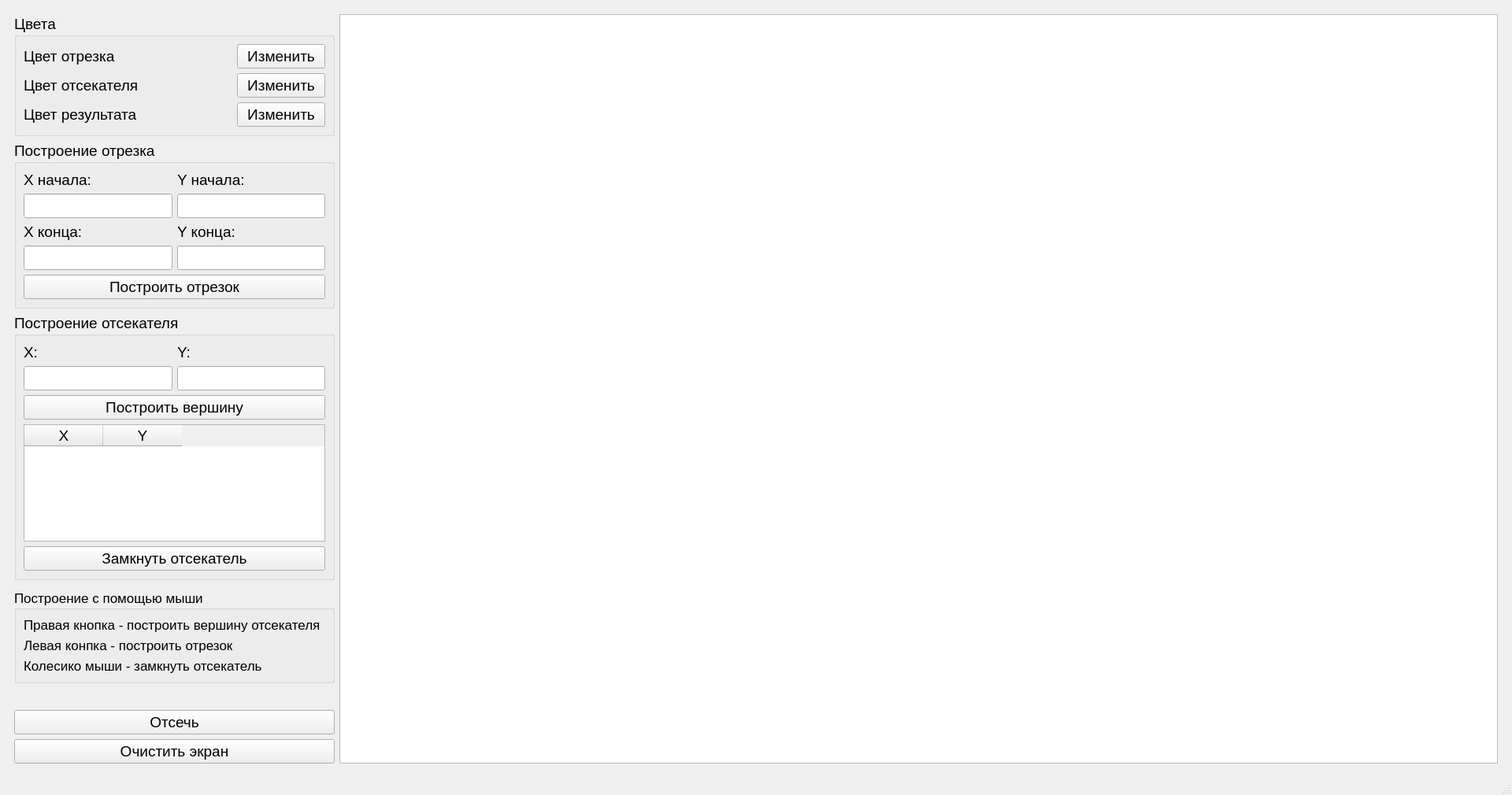
<?xml version="1.0" encoding="UTF-8"?>
<ui version="4.0">
 <class>MainWindow</class>
 <widget class="QMainWindow" name="MainWindow">
  <property name="enabled">
   <bool>true</bool>
  </property>
  <property name="geometry">
   <rect>
    <x>0</x>
    <y>0</y>
    <width>1920</width>
    <height>1010</height>
   </rect>
  </property>
  <property name="sizePolicy">
   <sizepolicy hsizetype="Preferred" vsizetype="Preferred">
    <horstretch>0</horstretch>
    <verstretch>0</verstretch>
   </sizepolicy>
  </property>
  <property name="minimumSize">
   <size>
    <width>1920</width>
    <height>1010</height>
   </size>
  </property>
  <property name="windowTitle">
   <string>MainWindow</string>
  </property>
  <property name="windowOpacity">
   <double>0.000000000000000</double>
  </property>
  <property name="documentMode">
   <bool>false</bool>
  </property>
  <widget class="QWidget" name="centralwidget">
   <layout class="QGridLayout" name="gridLayout_11">
    <item row="0" column="1">
     <widget class="QStackedWidget" name="stackedWidget">
      <property name="minimumSize">
       <size>
        <width>1532</width>
        <height>866</height>
       </size>
      </property>
      <property name="currentIndex">
       <number>0</number>
      </property>
      <widget class="QWidget" name="main_page">
       <property name="minimumSize">
        <size>
         <width>1902</width>
         <height>950</height>
        </size>
       </property>
       <layout class="QGridLayout" name="gridLayout_6">
        <item row="0" column="1" rowspan="12">
         <widget class="QGraphicsView" name="graphics_view">
          <property name="sizePolicy">
           <sizepolicy hsizetype="Minimum" vsizetype="Minimum">
            <horstretch>1</horstretch>
            <verstretch>0</verstretch>
           </sizepolicy>
          </property>
          <property name="verticalScrollBarPolicy">
           <enum>Qt::ScrollBarPolicy::ScrollBarAlwaysOff</enum>
          </property>
          <property name="horizontalScrollBarPolicy">
           <enum>Qt::ScrollBarPolicy::ScrollBarAlwaysOff</enum>
          </property>
         </widget>
        </item>
        <item row="4" column="0">
         <widget class="QGroupBox" name="groupBox_6">
          <property name="sizePolicy">
           <sizepolicy hsizetype="Maximum" vsizetype="Maximum">
            <horstretch>0</horstretch>
            <verstretch>0</verstretch>
           </sizepolicy>
          </property>
          <property name="font">
           <font>
            <pointsize>13</pointsize>
           </font>
          </property>
          <property name="title">
           <string>Построение с помощью мыши</string>
          </property>
          <layout class="QGridLayout" name="gridLayout_7">
           <item row="4" column="0" colspan="2">
            <widget class="QLabel" name="label_11">
             <property name="text">
              <string>Колесико мыши - замкнуть отсекатель</string>
             </property>
            </widget>
           </item>
           <item row="1" column="0" colspan="2">
            <widget class="QLabel" name="label_15">
             <property name="text">
              <string>Левая конпка - построить отрезок</string>
             </property>
            </widget>
           </item>
           <item row="0" column="0">
            <widget class="QLabel" name="label_14">
             <property name="sizePolicy">
              <sizepolicy hsizetype="Preferred" vsizetype="Preferred">
               <horstretch>0</horstretch>
               <verstretch>0</verstretch>
              </sizepolicy>
             </property>
             <property name="text">
              <string>Правая кнопка - построить вершину отсекателя</string>
             </property>
            </widget>
           </item>
          </layout>
         </widget>
        </item>
        <item row="10" column="0">
         <widget class="QPushButton" name="clip_btn">
          <property name="sizePolicy">
           <sizepolicy hsizetype="Preferred" vsizetype="Fixed">
            <horstretch>0</horstretch>
            <verstretch>0</verstretch>
           </sizepolicy>
          </property>
          <property name="font">
           <font>
            <pointsize>14</pointsize>
           </font>
          </property>
          <property name="text">
           <string>Отсечь</string>
          </property>
         </widget>
        </item>
        <item row="11" column="0">
         <widget class="QPushButton" name="clear_btn">
          <property name="sizePolicy">
           <sizepolicy hsizetype="Preferred" vsizetype="Fixed">
            <horstretch>0</horstretch>
            <verstretch>0</verstretch>
           </sizepolicy>
          </property>
          <property name="font">
           <font>
            <pointsize>14</pointsize>
           </font>
          </property>
          <property name="text">
           <string>Очистить экран</string>
          </property>
         </widget>
        </item>
        <item row="1" column="0">
         <widget class="QGroupBox" name="groupBox_3">
          <property name="sizePolicy">
           <sizepolicy hsizetype="Preferred" vsizetype="Maximum">
            <horstretch>0</horstretch>
            <verstretch>0</verstretch>
           </sizepolicy>
          </property>
          <property name="font">
           <font>
            <pointsize>14</pointsize>
           </font>
          </property>
          <property name="title">
           <string>Построение отрезка</string>
          </property>
          <layout class="QGridLayout" name="gridLayout_4">
           <item row="2" column="1">
            <widget class="QLabel" name="label_6">
             <property name="text">
              <string>X конца:</string>
             </property>
            </widget>
           </item>
           <item row="0" column="1">
            <widget class="QLabel" name="label_3">
             <property name="text">
              <string>X начала:</string>
             </property>
            </widget>
           </item>
           <item row="0" column="2">
            <widget class="QLabel" name="label_5">
             <property name="text">
              <string>Y начала:</string>
             </property>
            </widget>
           </item>
           <item row="4" column="1" colspan="2">
            <widget class="QPushButton" name="draw_section_btn">
             <property name="text">
              <string>Построить отрезок</string>
             </property>
            </widget>
           </item>
           <item row="2" column="2">
            <widget class="QLabel" name="label_8">
             <property name="text">
              <string>Y конца:</string>
             </property>
            </widget>
           </item>
           <item row="1" column="1">
            <widget class="QLineEdit" name="x_start_edit"/>
           </item>
           <item row="1" column="2">
            <widget class="QLineEdit" name="y_start_edit"/>
           </item>
           <item row="3" column="1">
            <widget class="QLineEdit" name="x_end_edit"/>
           </item>
           <item row="3" column="2">
            <widget class="QLineEdit" name="y_end_edit"/>
           </item>
          </layout>
         </widget>
        </item>
        <item row="5" column="0" rowspan="5">
         <widget class="QLabel" name="label_4">
          <property name="font">
           <font>
            <pointsize>14</pointsize>
           </font>
          </property>
          <property name="text">
           <string/>
          </property>
         </widget>
        </item>
        <item row="0" column="0">
         <widget class="QGroupBox" name="groupBox_2">
          <property name="enabled">
           <bool>true</bool>
          </property>
          <property name="sizePolicy">
           <sizepolicy hsizetype="Preferred" vsizetype="Maximum">
            <horstretch>0</horstretch>
            <verstretch>0</verstretch>
           </sizepolicy>
          </property>
          <property name="font">
           <font>
            <pointsize>14</pointsize>
           </font>
          </property>
          <property name="title">
           <string>Цвета</string>
          </property>
          <layout class="QVBoxLayout" name="verticalLayout_2">
           <item>
            <layout class="QGridLayout" name="gridLayout_3">
             <item row="1" column="1">
              <widget class="QWidget" name="clipper_color_widget" native="true">
               <property name="sizePolicy">
                <sizepolicy hsizetype="Minimum" vsizetype="Preferred">
                 <horstretch>0</horstretch>
                 <verstretch>0</verstretch>
                </sizepolicy>
               </property>
              </widget>
             </item>
             <item row="1" column="2">
              <widget class="QPushButton" name="change_clipper_color_btn">
               <property name="text">
                <string>Изменить</string>
               </property>
              </widget>
             </item>
             <item row="1" column="0">
              <widget class="QLabel" name="label_2">
               <property name="text">
                <string>Цвет отсекателя</string>
               </property>
              </widget>
             </item>
             <item row="2" column="0">
              <widget class="QLabel" name="label_7">
               <property name="text">
                <string>Цвет результата</string>
               </property>
              </widget>
             </item>
             <item row="2" column="1">
              <widget class="QWidget" name="result_color_widget" native="true"/>
             </item>
             <item row="2" column="2">
              <widget class="QPushButton" name="change_result_color_btn">
               <property name="text">
                <string>Изменить</string>
               </property>
              </widget>
             </item>
             <item row="0" column="0">
              <widget class="QLabel" name="label">
               <property name="text">
                <string>Цвет отрезка</string>
               </property>
              </widget>
             </item>
             <item row="0" column="1">
              <widget class="QWidget" name="section_color_widget" native="true">
               <property name="sizePolicy">
                <sizepolicy hsizetype="Minimum" vsizetype="Preferred">
                 <horstretch>0</horstretch>
                 <verstretch>0</verstretch>
                </sizepolicy>
               </property>
              </widget>
             </item>
             <item row="0" column="2">
              <widget class="QPushButton" name="change_section_color_btn">
               <property name="text">
                <string>Изменить</string>
               </property>
              </widget>
             </item>
            </layout>
           </item>
          </layout>
         </widget>
        </item>
        <item row="2" column="0">
         <widget class="QGroupBox" name="groupBox">
          <property name="font">
           <font>
            <pointsize>14</pointsize>
           </font>
          </property>
          <property name="title">
           <string>Построение отсекателя</string>
          </property>
          <layout class="QGridLayout" name="gridLayout">
           <item row="0" column="0">
            <widget class="QLabel" name="label_9">
             <property name="text">
              <string>X:</string>
             </property>
            </widget>
           </item>
           <item row="1" column="0">
            <widget class="QLineEdit" name="x_clipper_edit"/>
           </item>
           <item row="0" column="1">
            <widget class="QLabel" name="label_10">
             <property name="text">
              <string>Y:</string>
             </property>
            </widget>
           </item>
           <item row="1" column="1">
            <widget class="QLineEdit" name="y_clipper_edit"/>
           </item>
           <item row="3" column="0" colspan="2">
            <widget class="QTableWidget" name="points_table">
             <column>
              <property name="text">
               <string>X</string>
              </property>
             </column>
             <column>
              <property name="text">
               <string>Y</string>
              </property>
             </column>
            </widget>
           </item>
           <item row="5" column="0" colspan="2">
            <widget class="QPushButton" name="close_clipper_btn">
             <property name="text">
              <string>Замкнуть отсекатель</string>
             </property>
            </widget>
           </item>
           <item row="2" column="0" colspan="2">
            <widget class="QPushButton" name="draw_clipper_btn">
             <property name="text">
              <string>Построить вершину</string>
             </property>
            </widget>
           </item>
          </layout>
         </widget>
        </item>
       </layout>
      </widget>
      <widget class="QWidget" name="circle_time_page">
       <layout class="QVBoxLayout" name="verticalLayout_3"/>
      </widget>
      <widget class="QWidget" name="ellipse_time_page">
       <layout class="QVBoxLayout" name="verticalLayout_4"/>
      </widget>
     </widget>
    </item>
   </layout>
  </widget>
  <widget class="QMenuBar" name="menubar">
   <property name="geometry">
    <rect>
     <x>0</x>
     <y>0</y>
     <width>1920</width>
     <height>24</height>
    </rect>
   </property>
  </widget>
  <widget class="QStatusBar" name="statusbar"/>
 </widget>
 <resources/>
 <connections/>
</ui>
